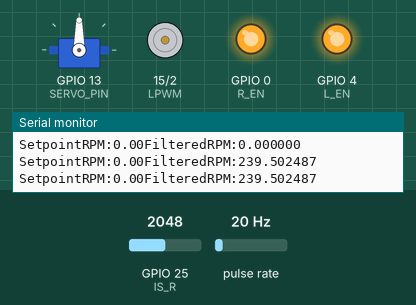
The sketch below on a simulated ESP32. Parts: servo, motor-driver pin pairs drawn as motors (green arrow = first pin HIGH = forward, orange = second pin HIGH = backward, longer = more drive), output pins drawn as LEDs (lit = HIGH), the last lines printed to the serial monitor. Wiring (inferred from the names in the program): pulse sensor: data GPIO 12; servo: signal GPIO 13. The inputs (shaded band) are chosen by the test bench; at power-on: pulse rate 20 Hz, GPIO 25 (IS_R) = 2048. Servo pulses on a pin are drawn as a servo (544–2400 µs = 0–180°); pins used as bus, display or sensor lines are not drawn.

Above: at 1.2 s.
1.3 s: pulse rate (sensor on GPIO 12) set to 4 Hz
At 2.2 s:
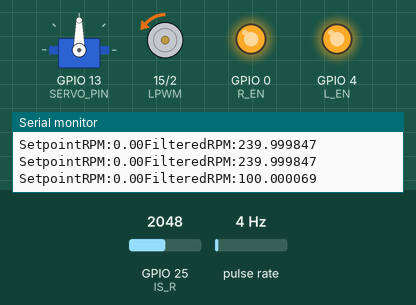
4.3 s: pulse rate (sensor on GPIO 12) set to 50 Hz
At 6.1 s:
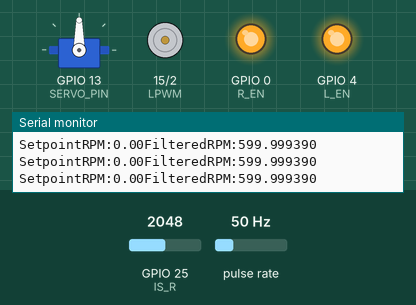
Timing chart, 0 to 7.6 s (numbered marks = the images above; inputs shaded):
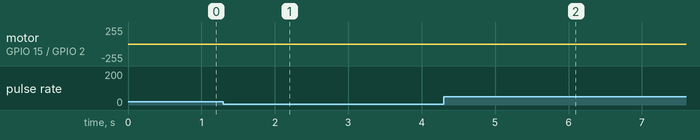

Measured:
- after the input at 1.3 s, motor on GPIO 15 (LPWM) / GPIO 2 (RPWM): stopped → backward 1/255 after 0.55 s, → backward 3/255 0.56 s later, → backward 2/255 0.60 s later, → backward 3/255 0.61 s later
- after the input at 4.3 s, motor on GPIO 15 (LPWM) / GPIO 2 (RPWM): goes on until 4.8 s, then stays stopped

The sketch:

ACC_final_2.ino
```cpp
#include <Arduino.h>
#include <math.h>
#include "esp_timer.h" // For ESP32 specific timer

// --- Pin Definitions --- (Keep these as they are)
#define RPWM 2
#define LPWM 15
#define R_EN 0
#define L_EN 4
#define IS_R 25
#define IS_L 26
#define SERVO_PIN 13
#define HALL_SENSOR_PIN 12

// --- Servo Constants --- (Keep these)
#define MIN_PULSE_WIDTH 500
#define MAX_PULSE_WIDTH 2500
#define REFRESH_INTERVAL 20000
#define SERVO_MIN_ANGLE 40
#define SERVO_MAX_ANGLE 130

// --- Motor & Driver Constants --- (Keep these, calibrate CURRENT_LIMIT_MV)
#define CURRENT_LIMIT_MV 7000 // Example: Needs calibration!

// --- Encoder / RPM Calculation --- (Keep these)
const int PULSES_PER_REV = 5;
volatile unsigned long pulseCount = 0;
volatile float currentRPM = 0.0;
const unsigned long RPM_CALC_INTERVAL_MS = 600;
const unsigned long RPM_CALC_INTERVAL_US = RPM_CALC_INTERVAL_MS * 1000;
volatile unsigned long lastRpmCalcTime = 0;
volatile unsigned long lastRpmCalcPulseCount = 0;
esp_timer_handle_t rpm_timer_handle;

// --- EMA Filters ---
const float EMA_ALPHA = 0.05; // Smoothing factor (0.0 < alpha <= 1.0). TUNE THIS.
float g_filteredRPM = 0.0;   // Global variable to hold the latest filtered RPM result

// --- PID Controller ---
float RPM_setpoint = 0.0; // Desired speed (RPM)

// *** NEW PID GAINS - MUST BE RETUNED ***
// These gains now relate RPM error to an RPM-based control effort
float Kp = 0.8;  // Example starting value - TUNE ME!
float Ki = 0.5;  // Example starting value - TUNE ME!
float Kd = 0; // Example starting value - TUNE ME!

// --- PID Timing & State Variables ---
const unsigned long PID_INTERVAL_MS = 10;
const float PID_SAMPLE_TIME_S = (float)PID_INTERVAL_MS / 1000.0;
float integral = 0.0;           // PID integral state
float previousErrorRPM = 0.0;   // Store previous error in RPM
unsigned long lastPIDRunTime = 0;
int currentPWM = 0; // Stores the last calculated PWM value

// *** NEW: RPM-to-PWM Transformation Constants - MUST BE TUNED ***
// These map the target RPM effort calculated by PID to a PWM value.
// PWM = RPM_TO_PWM_SLOPE * targetEffort_RPM + RPM_TO_PWM_OFFSET
// Needs experimental determination for your specific motor+load!
const float RPM_TO_PWM_SLOPE = 0.05;  // Example: 2 PWM units per RPM - TUNE ME!
const float RPM_TO_PWM_OFFSET = 4.6; // Example: PWM needed to start motion - TUNE ME!
const float MAX_RPM_ESTIMATE = 4000; // Example: Estimated max possible RPM for anti-windup - TUNE ME!


// --- Stop Detection Timer --- (Keep these)
const int STOP_CHECK_INTERVAL_US = 1000000;
volatile unsigned long lastCheckedPulseCount = 0;
bool motorRunning = false;
esp_timer_handle_t stop_timer_handle;

// --- Serial Communication Buffer --- (Keep these)
const int SERIAL_BUFFER_SIZE = 10;
byte serialBuffer[SERIAL_BUFFER_SIZE];
int serialBufferIndex = 0;

// --- Global State Variables --- (Keep these)
int32_t steering_angle = 90;
int32_t received_speed = 0;

// =========================================================================
// INTERRUPT SERVICE ROUTINE (ISR) - Hall Sensor / Encoder
// =========================================================================
void IRAM_ATTR hallSensorISR() {
    pulseCount++;
}

// =========================================================================
// TIMER CALLBACK - RPM Calculation (Keep this function as is)
// =========================================================================
void IRAM_ATTR rpm_timer_callback(void *arg) {
    // ... (Keep the existing code for rpm_timer_callback) ...
     unsigned long currentTime_us = micros();
    unsigned long currentPulseReading;

    // Atomically read pulseCount
    noInterrupts();
    currentPulseReading = pulseCount;
    interrupts();

    unsigned long deltaTime_us = currentTime_us - lastRpmCalcTime;
    unsigned long deltaPulses = currentPulseReading - lastRpmCalcPulseCount;

    float calculatedRPM = 0.0;
    if (deltaTime_us > 0 && deltaPulses > 0) { // Calculate only if time and pulses have changed
        float pulses_per_second = (float)deltaPulses * 1000000.0 / (float)deltaTime_us;
        float rps = pulses_per_second / (float)PULSES_PER_REV; // Revolutions per second
        calculatedRPM = rps * 60.0;                            // Revolutions per minute
    } else if (deltaTime_us > RPM_CALC_INTERVAL_US * 2) { // If no pulses for a while, assume 0 RPM
         // Check if motor *should* be running based on setpoint before forcing 0
         if (abs(RPM_setpoint) < 0.1) { // Check if setpoint is effectively zero
              calculatedRPM = 0.0;
         }
    }

    // Atomically update currentRPM
    noInterrupts();
    currentRPM = calculatedRPM; // No filter for now
    interrupts();

    // Store values for next calculation
    lastRpmCalcTime = currentTime_us;
    lastRpmCalcPulseCount = currentPulseReading;
}


// =========================================================================
// TIMER CALLBACK - Stop Detection (Keep this function as is)
// =========================================================================
void IRAM_ATTR stop_timer_callback(void *arg) {
   // ... (Keep the existing code for stop_timer_callback) ...
    unsigned long currentPulseReading;

    noInterrupts();
    currentPulseReading = pulseCount;
    interrupts();

    // If the motor is supposed to be running (setpoint > 0) but pulses haven't changed
    if (motorRunning && currentPulseReading == lastCheckedPulseCount) {
        noInterrupts();
        currentRPM = 0.0; // Force measured RPM to zero
        interrupts();
    }
    lastCheckedPulseCount = currentPulseReading; // Update for next check
}

// =========================================================================
// FUNCTION: setMotorPWM (Keep this function as is)
// Applies the given PWM value (0-255) to the motor driver.
// =========================================================================
void setMotorPWM(int pwmValue) {
   // ... (Keep the existing code for setMotorPWM, including current check) ...
    pwmValue = constrain(pwmValue, 0, 255);
    currentPWM = pwmValue; // Store the value being applied

    uint16_t raw_IS_R = analogRead(IS_R);
    float voltage_IS_R_mV = raw_IS_R * (3300.0 / 4095.0);

    // Placeholder for actual current check - NEEDS CALIBRATION
    if (voltage_IS_R_mV < CURRENT_LIMIT_MV ) {
        digitalWrite(R_EN, HIGH);
        digitalWrite(L_EN, HIGH);
        analogWrite(RPWM, pwmValue);
        digitalWrite(LPWM, LOW);
        motorRunning = (pwmValue > 0);
    } else {
        // Current limit exceeded! Stop the motor immediately
        Serial.println("!!! CURRENT LIMIT EXCEEDED !!!");
        digitalWrite(R_EN, LOW);
        digitalWrite(L_EN, LOW);
        analogWrite(RPWM, 0);
        digitalWrite(LPWM, LOW);
        motorRunning = false;
        integral = 0; // Reset integral term on fault
        currentPWM = 0;
    }
}
// =========================================================================
// FUNCTION: EMA filter
// =========================================================================
float updateEMA(float currentRawValue) {
    // Static variables retain their value between function calls.
    // Initialized only once when the function is first called.
    static float previousEMA = 0.0; // Stores the last filtered value, persists across calls
    static bool initialized = false; // Tracks if the filter has been seeded, persists across calls

    // Initialize the filter with the first valid reading
    // Note: If the first raw values might be 0 while the motor isn't moving,
    // you might want to add a check like: if (!initialized && currentRawValue != 0.0)
    if (!initialized) {
        previousEMA = currentRawValue; // Seed with the first value
        initialized = true;
        return previousEMA; // Return the initial value the first time
    }

    // Apply the EMA formula: New Average = (Alpha * Current) + ((1 - Alpha) * Previous)
    float currentEMA = (EMA_ALPHA * currentRawValue) + ((1.0 - EMA_ALPHA) * previousEMA);

    // Update the state for the *next* time the function is called
    previousEMA = currentEMA;

    // Return the newly calculated filtered value
    return currentEMA;
}
// =========================================================================
// FUNCTION: calculatePID_RPM_Output (NEW PID Logic)
// Calculates the required control effort (scaled in RPM units).
// Input: setpointRPM, measuredRPM
// Output: float targetEffort_RPM (unconstrained)
// =========================================================================
float calculatePID_RPM_Output(float setpointRPM, float measuredRPM) {
    // --- Calculate Error (in RPM) ---
    float errorRPM = setpointRPM - measuredRPM;

    // --- Integral Term (with anti-windup) ---
    // Basic anti-windup: Clamp the integral term itself.
    // Estimate max contribution needed from integral (e.g., enough to reach max RPM)
    float maxIntegralContribution_RPM = MAX_RPM_ESTIMATE; // Example limit - TUNE ME!
    float maxIntegral = (Ki > 0.001) ? maxIntegralContribution_RPM / Ki : 1e9; // Avoid division by zero

    // Only integrate if not already saturated (more advanced anti-windup could be added here)
    // For now, just accumulate and clamp later
    integral += errorRPM * PID_SAMPLE_TIME_S;
    integral = constrain(integral, -maxIntegral, maxIntegral); // Apply clamping

    // --- Derivative Term ---
    float derivative = 0;
    if (PID_SAMPLE_TIME_S > 0) {
        derivative = (errorRPM - previousErrorRPM) / PID_SAMPLE_TIME_S;
    }

    // --- PID Calculation (Output is RPM-based effort) ---
    float p_term = Kp * errorRPM;
    float i_term = Ki * integral;
    float d_term = Kd * derivative;
    float pidOutput_RPM = p_term + i_term + d_term;

    // --- Update State for Next Iteration ---
    previousErrorRPM = errorRPM; // Store RPM error for next derivative calculation

    // --- Return calculated effort (RPM units) ---
    return pidOutput_RPM;
}

// =========================================================================
// FUNCTION: transformRPMtoPWM (NEW Transformation Logic)
// Converts the target RPM effort from PID into a PWM value (0-255).
// Input: targetEffort_RPM (float)
// Output: int pwmValue (0-255)
// =========================================================================
int transformRPMtoPWM(float targetEffort_RPM) {
    // Apply linear transformation: PWM = m * RPM + c
    // Use the tuned constants RPM_TO_PWM_SLOPE and RPM_TO_PWM_OFFSET
    float calculatedPWM_f = RPM_TO_PWM_SLOPE * targetEffort_RPM + RPM_TO_PWM_OFFSET;

    // Constrain the result to the valid PWM range
    int pwmOut = constrain((int)round(calculatedPWM_f), 0, 255);

    return pwmOut;
}


// =========================================================================
// FUNCTION: control_servo (Keep this function as is)
// =========================================================================
void control_servo() {
   // ... (Keep the existing code for control_servo) ...
    static unsigned long lastServoUpdate = 0;
    unsigned long now = micros();

    if (now - lastServoUpdate >= REFRESH_INTERVAL) {
        lastServoUpdate = now;
        int constrainedAngle = constrain(steering_angle, SERVO_MIN_ANGLE, SERVO_MAX_ANGLE);
        int pulseWidth = map(constrainedAngle, 0, 180, MIN_PULSE_WIDTH, MAX_PULSE_WIDTH);
        digitalWrite(SERVO_PIN, HIGH);
        delayMicroseconds(pulseWidth);
        digitalWrite(SERVO_PIN, LOW);


    }
}


// =========================================================================
// FUNCTION: parseSerialData (Keep this function as is)
// =========================================================================
void parseSerialData() {
   // ... (Keep the existing code for parseSerialData) ...
    if (serialBuffer[0] == '<' && serialBuffer[SERIAL_BUFFER_SIZE - 1] == '>') {
        steering_angle = *((int32_t*)&serialBuffer[1]);
        received_speed = *((int32_t*)&serialBuffer[5]);
        RPM_setpoint = (float)received_speed;
        Serial.println(steering_angle);
    } else {
        Serial.println("Invalid serial packet received.");
    }
    serialBufferIndex = 0;
}
// =========================================================================
// FUNCTION: displayData (Modified to show filtered RPM)
// =========================================================================
void displayData() {
    static unsigned long lastPrintTime = 0;
    // Adjust PRINT_INTERVAL_MS if needed, 100ms is quite fast for plotting
    const unsigned long PRINT_INTERVAL_MS = 200; // Example: Print every 200ms

    if (millis() - lastPrintTime >= PRINT_INTERVAL_MS) {
        lastPrintTime = millis();

        // Get raw RPM value again just for display comparison
        float rawRPM_display;
        noInterrupts();
        rawRPM_display = currentRPM;
        interrupts();

        // Prepare plotter output string
        // Format: SetpointRPM,RawRPM,FilteredRPM,AppliedPWM
        Serial.print("SetpointRPM:");
        Serial.print(RPM_setpoint);
        //Serial.print(",");
        //Serial.print("RawRPM:"); // Add Raw RPM label
        //Serial.print(rawRPM_display,6); // Print the raw value
        //Serial.print(",");
        Serial.print("FilteredRPM:"); // Add Filtered RPM label

        Serial.println(g_filteredRPM,6); // <<< Print the global filtered value
        //Serial.print(",");
        //Serial.print("PWM:"); // Also plot PWM now
        //Serial.println(currentPWM); // currentPWM is updated in setMotorPWM
    }
}

// =========================================================================
// SETUP FUNCTION (Keep mostly as is)
// =========================================================================
void setup() {
    Serial.begin(115200);
    Serial.println("ESP32 Motor Control Initializing (RPM PID Output)...");

    // --- Pin Modes --- (Keep setup)
    pinMode(SERVO_PIN, OUTPUT);
    digitalWrite(SERVO_PIN, LOW);
    pinMode(RPWM, OUTPUT);
    pinMode(LPWM, OUTPUT);
    pinMode(R_EN, OUTPUT);
    pinMode(L_EN, OUTPUT);
    pinMode(IS_R, INPUT);
    pinMode(IS_L, INPUT);
    pinMode(HALL_SENSOR_PIN, INPUT_PULLUP);

    // --- Initial State --- (Keep setup)
    digitalWrite(R_EN, LOW);
    digitalWrite(L_EN, LOW);
    analogWrite(LPWM, 0);
    digitalWrite(RPWM, LOW);
    setMotorPWM(0);

    // --- Attach Interrupt --- (Keep setup)
    attachInterrupt(digitalPinToInterrupt(HALL_SENSOR_PIN), hallSensorISR, FALLING);

    // --- Initialize Timers & State --- (Keep setup)
    lastRpmCalcTime = micros();
    lastPIDRunTime = millis();
    noInterrupts();
    lastRpmCalcPulseCount = pulseCount;
    lastCheckedPulseCount = pulseCount;
    interrupts();
    Serial.println("State variables initialized.");

    // --- Setup ESP32 Timers --- (Keep setup)
    esp_timer_create_args_t rpm_timer_args = { .callback = &rpm_timer_callback, .name = "rpm_calc"};
    esp_timer_create(&rpm_timer_args, &rpm_timer_handle);
    esp_timer_start_periodic(rpm_timer_handle, RPM_CALC_INTERVAL_US);

    esp_timer_create_args_t stop_timer_args = { .callback = &stop_timer_callback, .name = "motor_stop_check"};
    esp_timer_create(&stop_timer_args, &stop_timer_handle);
    esp_timer_start_periodic(stop_timer_handle, STOP_CHECK_INTERVAL_US);

    Serial.println("Setup Complete. Waiting for data...");
}

// =========================================================================
// MAIN LOOP (Updated PID Flow)
// =========================================================================
void loop() {
    // --- Process Incoming Serial Data --- (Keep as is)
    while (Serial.available() > 0) {
        // ... (Keep existing serial parsing logic) ...
         uint8_t byteRead = Serial.read();
        if (serialBufferIndex == 0 && byteRead != '<') {
            continue; // Wait for start marker
        }
        if (serialBufferIndex < SERIAL_BUFFER_SIZE) {
            serialBuffer[serialBufferIndex++] = byteRead;
        }
        if (serialBufferIndex == SERIAL_BUFFER_SIZE) {
            if (serialBuffer[SERIAL_BUFFER_SIZE - 1] == '>') {
                parseSerialData(); // Updates RPM_setpoint and steering_angle
            } else {
                 Serial.println("Serial Frame Error: No end marker.");
            }
             serialBufferIndex = 0; // Always reset index
        }
    }

 // Get the latest raw RPM calculated by the timer callback
    float rawRPM;
    noInterrupts();
    rawRPM = currentRPM;
    interrupts();

    // Update the global filtered RPM value using the EMA function
    g_filteredRPM = updateEMA(rawRPM);
    // +++ END OF STEP 1 +++


    // --- PID Control Loop (Runs periodically) ---
    unsigned long currentMillis = millis();
    if (currentMillis - lastPIDRunTime >= PID_INTERVAL_MS)
    {
        lastPIDRunTime = currentMillis; // Update time of this PID run

        // --- NEW PID FLOW ---
        // 1. Reset integral if setpoint is zero (helps prevent windup at stop)
        if (abs(RPM_setpoint) < 0.1)
        {
            integral = 0.0;
            previousErrorRPM = 0.0; // Reset previous error as well
        }

        // 2. Calculate desired control effort in RPM units using PID
        //    +++ STEP 2: Use g_filteredRPM as PID input +++
        float targetEffort_RPM = calculatePID_RPM_Output(RPM_setpoint, g_filteredRPM); // <<< Use g_filteredRPM here

        // 3. Transform the RPM-based effort into a PWM value
        int targetPWM = transformRPMtoPWM(targetEffort_RPM);

        // 4. Apply the calculated PWM to the motor
        setMotorPWM(targetPWM);
        // --- End of NEW PID FLOW ---
    } // --- End of PID Control Loop ---

    // --- Servo Control --- (Keep as is)
    control_servo();

    // --- Display Data --- (Keep as is - Will modify this function in Step 3)
    displayData();
}
```
